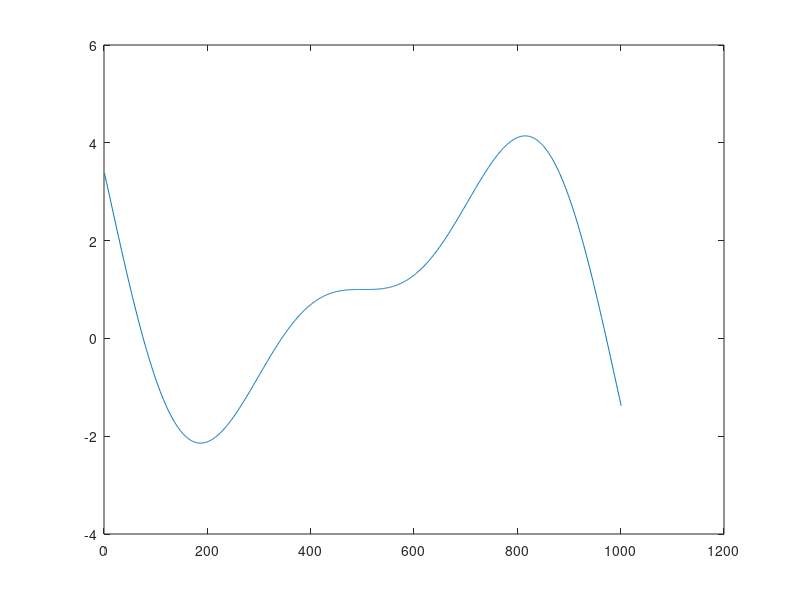

Reproduce this figure in MATLAB.
% Question 3
x = -5:0.01:5;

f1 = sin(x) - x .* cos(x) + 1;
f_prime = x .* sin(x);

plot(f1)

% Guess = 1

n = 30;
x1 = 1;
for i = 1:n
    f = sin(x) - x .* cos(x) + 1;
    df = x .* sin(x);
    x = x1 - (f/df);
end